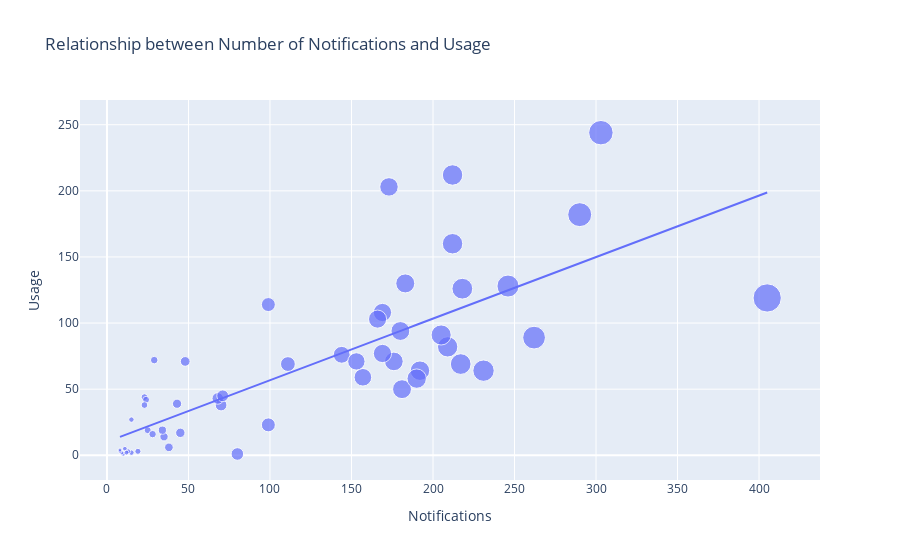

Source (notebook cell):
### Code cell
#Relationship between Number of Notifications and Usage

figure = px.scatter(data_frame = df,
                   x = "Notifications",
                    y = "Usage",
                    size = "Notifications",
                    trendline = "ols",
                    title = "Relationship between Number of Notifications and Usage"
                   )
figure.show()

### Figure 1 — Plotly figure (JSON) as saved in the notebook; plotly's stock layout.template omitted (floating-point values rounded to 4 significant figures)
{"data": [{"hovertemplate": "Notifications=%{marker.size}<br>Usage=%{y}<extra></extra>", "legendgroup": "", "marker": {"color": "#636efa", "size": [70, 43, 231, 35, 19, 25, 23, 28, 15, 29, 24, 34, 23, 48, 68, 71, 180, 99, 45, 10, 15, 13, 9, 8, 8, 11, 12, 209, 111, 183, 157, 246, 169, 99, 144, 80, 38, 218, 205, 212, 217, 405, 166, 173, 290, 153, 192, 181, 176, 212, 303, 169, 190, 262], "sizemode": "area", "sizeref": 1.012, "symbol": "circle"}, "mode": "markers", "name": "", "orientation": "v", "showlegend": false, "type": "scatter", "x": [70, 43, 231, 35, 19, 25, 23, 28, 15, 29, 24, 34, 23, 48, 68, 71, 180, 99, 45, 10, 15, 13, 9, 8, 8, 11, 12, 209, 111, 183, 157, 246, 169, 99, 144, 80, 38, 218, 205, 212, 217, 405, 166, 173, 290, 153, 192, 181, 176, 212, 303, 169, 190, 262], "xaxis": "x", "y": [38, 39, 64, 14, 3, 19, 44, 16, 27, 72, 42, 19, 38, 71, 43, 45, 94, 114, 17, 1, 2, 3, 2, 3, 4, 5, 2, 82, 69, 130, 59, 128, 108, 23, 76, 1, 6, 126, 91, 160, 69, 119, 103, 203, 182, 71, 64, 50, 71, 212, 244, 77, 58, 89], "yaxis": "y"}, {"hovertemplate": "<b>OLS trendline</b><br>Usage = 0.465523 * Notifications + 10.2432<br>R<sup>2</sup>=0.599775<br><br>Notifications=%{x}<br>Usage=%{y} <b>(trend)</b><extra></extra>", "legendgroup": "", "marker": {"color": "#636efa", "symbol": "circle"}, "mode": "lines", "name": "", "showlegend": false, "type": "scatter", "x": [8, 8, 9, 10, 11, 12, 13, 15, 15, 19, 23, 23, 24, 25, 28, 29, 34, 35, 38, 43, 45, 48, 68, 70, 71, 80, 99, 99, 111, 144, 153, 157, 166, 169, 169, 173, 176, 180, 181, 183, 190, 192, 205, 209, 212, 212, 217, 218, 231, 246, 262, 290, 303, 405], "xaxis": "x", "y": [13.97, 13.97, 14.43, 14.9, 15.36, 15.83, 16.3, 17.23, 17.23, 19.09, 20.95, 20.95, 21.42, 21.88, 23.28, 23.74, 26.07, 26.54, 27.93, 30.26, 31.19, 32.59, 41.9, 42.83, 43.3, 47.49, 56.33, 56.33, 61.92, 77.28, 81.47, 83.33, 87.52, 88.92, 88.92, 90.78, 92.18, 94.04, 94.5, 95.43, 98.69, 99.62, 105.7, 107.5, 108.9, 108.9, 111.3, 111.7, 117.8, 124.8, 132.2, 145.2, 151.3, 198.8], "yaxis": "y"}], "layout": {"legend": {"itemsizing": "constant", "tracegroupgap": 0}, "title": {"text": "Relationship between Number of Notifications and Usage"}, "xaxis": {"anchor": "y", "domain": [0, 1], "title": {"text": "Notifications"}}, "yaxis": {"anchor": "x", "domain": [0, 1], "title": {"text": "Usage"}}}}
